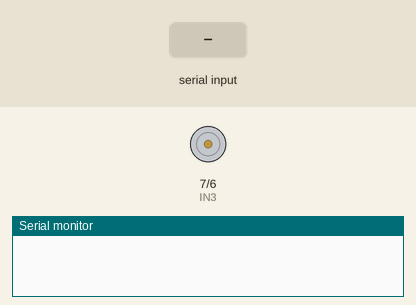
Recording of a sketch running on a simulated Arduino Uno, built with avr-gcc and run on an emulated ATmega328P. Parts: motor-driver pin pairs drawn as motors (green arrow = first pin HIGH = forward, orange = second pin HIGH = backward, longer = more drive, scaled by the enable pin), the last lines printed to the serial monitor. The inputs (shaded band) are chosen by the test bench.

Above: at 1.2 s.
1.3 s: "90,45\n" received over Serial
At 2.1 s:
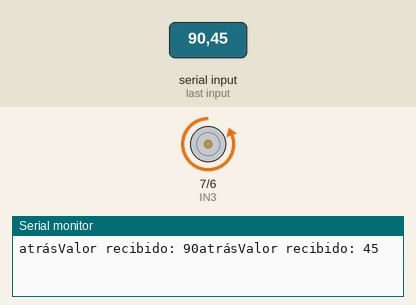
3.8 s: "5\n" received over Serial
At 5.9 s:
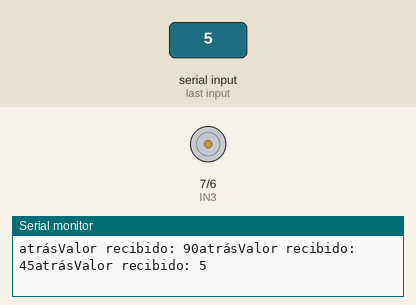
Timing chart, 0 to 7.4 s (numbered marks = the images above; inputs shaded):
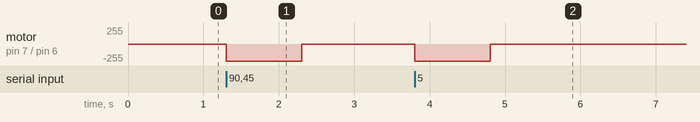

The sketch:

ubicacionX-arduino-motor.ino
```cpp
int ENB = 5; //violeta
int IN3 = 7; //marrón
int IN4 = 6; //blanco

void setup() {
  Serial.begin(9600);
  pinMode (ENB, OUTPUT);
  pinMode (IN3, OUTPUT);
  pinMode (IN4, OUTPUT);

}

void Adelante () {
 digitalWrite (IN3, HIGH);
 digitalWrite (IN4, LOW);
 analogWrite (ENB, 255); //Velocidad

}

void Atras () {
  digitalWrite (IN3, LOW);
 digitalWrite (IN4, HIGH);
 analogWrite (ENB, 255); //Velocidad
}

void Frenar () {
  digitalWrite (IN3, LOW);
 digitalWrite (IN4, LOW);
 analogWrite (ENB, 0);
}

void loop() {
  if(Serial.available() > 0) {
    int posX = Serial.parseInt();

    if (posX > 0){

      if (posX >= 320 ){
        Serial.print("adelante");
        Adelante ();
        //delay(500);
        //Frenar();
      } else {
        Serial.print("atrás");
        Atras ();
        //delay(500);
        //Frenar();

      }

      Serial.print("Valor recibido: ");
      Serial.print(posX);
    }

  } else {
    Frenar();
  }

}
```

Measured:
- after the input at 1.3 s, motor on pin 7 (IN3) / pin 6 (IN4): stopped → backward 255/255 at once, → stopped 1.0 s later
- after the input at 3.8 s, motor on pin 7 (IN3) / pin 6 (IN4): stopped → backward 255/255 at once, → stopped 1.0 s later
